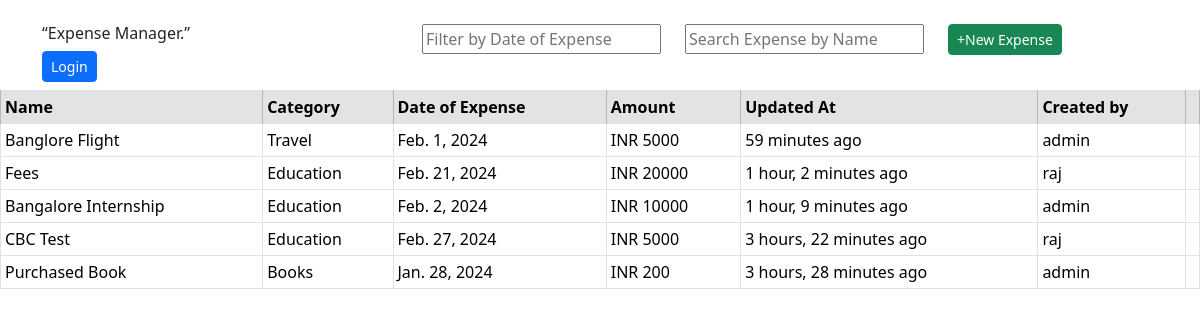
The page / on the database its author committed.
### base/models.py (models this page shows, shortened)
class Expense(models.Model):
    host = models.ForeignKey(User, on_delete=models.CASCADE, null=True)
    name = models.CharField(max_length=140)
    description = models.CharField(null=True, blank=True, max_length=140)
    category = models.ForeignKey(Category, on_delete=models.SET_NULL, null=True)
    data_of_expense = models.DateField()
    amount = models.PositiveIntegerField(null=True)
    updated = models.DateTimeField(auto_now=True)
    created = models.DateTimeField(auto_now_add=True)
    class Meta:
        ordering = ["-updated", "-created"]

class Category(models.Model):
    name = models.CharField(max_length=140)
    def __str__(self):
        return self.name

### base/views.py (the view)
# urls.py: path("", views.homePage, name="home"),
def homePage(request):
    q = request.GET.get("q") if request.GET.get("q") != None else ""
    expenses = Expense.objects.filter(
        Q(name__icontains=q) | Q(data_of_expense__icontains=q)
    )
    context = {"expenses": expenses}
    return render(request, "base/home.html", context)

### base/templates/base/home.html (shortened to what this page needs)
{% extends 'main.html' %}
{% block content %}
<div class="container-lg mt-4">
  <div class="row mb-2">
    <div class="col-4">
      {% if messages %}
      {% for message in messages %}
      <h6>“Expense created successfully!”</h6>
      {% endfor %}
      {% else %}
      <h6> “Expense Manager.” {{ request.user.username }}</h6>
      {% endif %}
      {% if request.user.is_authenticated %}
      <span><a class="btn btn-danger btn-sm" href="{% url 'logout' %}">Logout</a></span>
      {% else %}
      <span><a class="btn btn-primary btn-sm" href="{% url 'login' %}">Login</a></span>
      {% endif %}
    </div>
    <div class="col">
      <form method="GET" action="{% url 'home' %}">
        <input type="text" name="q" placeholder="Filter by Date of Expense">
      </form>
    </div>
    <div class="col">
      <form method="GET" action="{% url 'home' %}">
        <input type="text" name="q" placeholder="Search Expense by Name">
      </form>
    </div>
    <div class="col">
      <a href="{% url 'newExpense' %}" class="btn btn-success btn-sm " type="submit">+New Expense</a>
    </div>
  </div>
</div>
<div class="table-responsive fs-6 fw-light">
  <table class="table table-sm table-hover table-bordered bordered-dark">
    <thead>
      <tr>
        <th class="table-secondary" scope="col">Name</th>
        <th class="table-secondary" scope="col">Category</th>
        <th class="table-secondary" scope="col">Date of Expense</th>
        <th class="table-secondary" scope="col">Amount</th>
        <th class="table-secondary" scope="col">Updated At</th>
        <th class="table-secondary" scope="col">Created by</th>
        <th class="table-secondary" scope="col"></th>
      </tr>
    </thead>
    {% for expense in expenses %}
    <tbody>
      <tr>
        <th scope="row" style="font-weight: 400;"><a class="text-decoration-none fw-light" style="color: black;"
            href="{% url 'view' expense.id %}">{{ expense.name }} </a></th>
        <td>{{ expense.category }}</td>
        <td>{{ expense.data_of_expense}}</td>
        <td>INR {{ expense.amount }}</td>
        <td>{{ expense.updated|timesince }} ago</td>
        <td>{{ expense.host }}</td>
        <td>
        </td>
      </tr>
    </tbody>
    {% endfor %}
  </table>
</div>
{% endblock %}

### templates/main.html (shortened to what this page needs)
<!DOCTYPE html>
<html lang="en">
<head>
    <link href="https://cdn.jsdelivr.net/npm/bootstrap@5.3.2/dist/css/bootstrap.min.css" rel="stylesheet">
</head>
<body>
    {% block content %}
    {% endblock %}
</body>
</html>

### rows shown on the page
Expense: name "Banglore Flight", category "Travel", data_of_expense "Feb. 1, 2024", amount "5000", updated "59 minutes", host "admin"
Expense: name "Fees", category "Education", data_of_expense "Feb. 21, 2024", amount "20000", updated "1 hour, 2 minutes", host "raj"
Expense: name "Bangalore Internship", category "Education", data_of_expense "Feb. 2, 2024", amount "10000", updated "1 hour, 9 minutes", host "admin"
Expense: name "CBC Test", category "Education", data_of_expense "Feb. 27, 2024", amount "5000", updated "3 hours, 22 minutes", host "raj"
Expense: name "Purchased Book", category "Books", data_of_expense "Jan. 28, 2024", amount "200", updated "3 hours, 28 minutes", host "admin"
